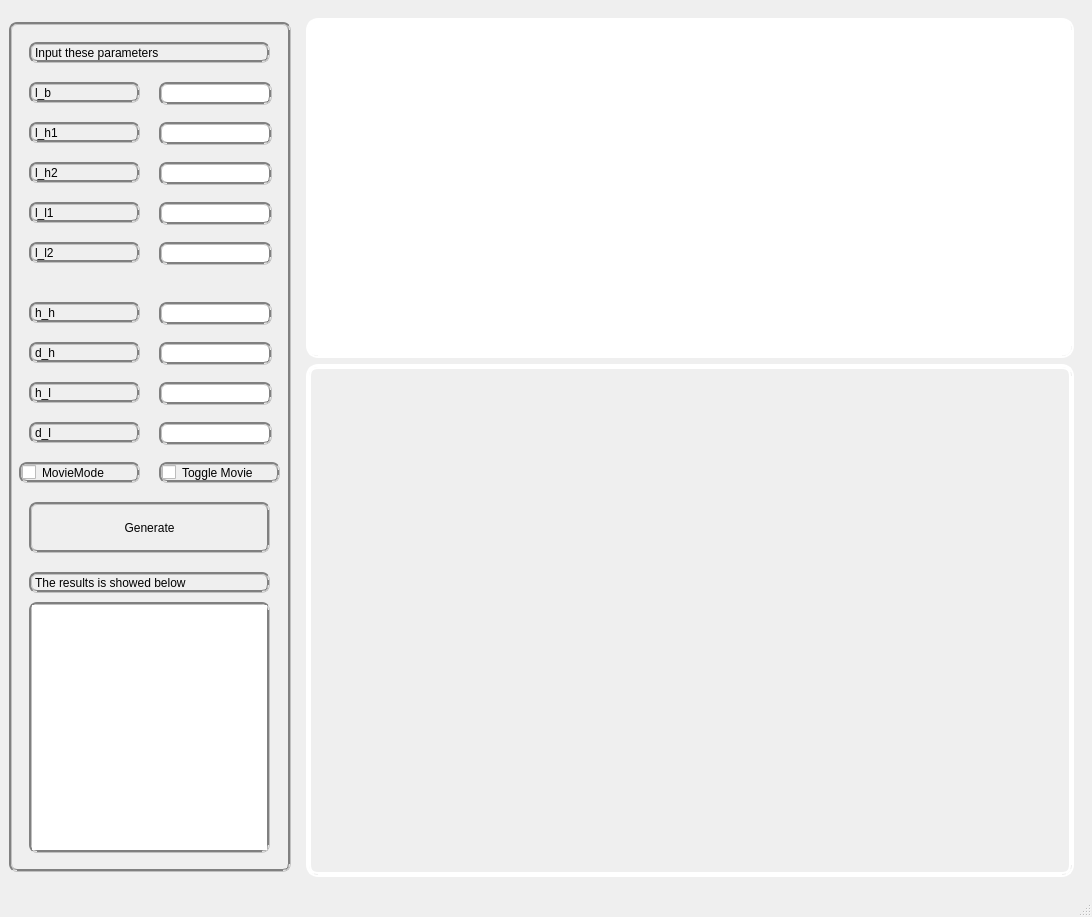
<?xml version="1.0" encoding="UTF-8"?>
<ui version="4.0">
 <class>MainWindow</class>
 <widget class="QMainWindow" name="MainWindow">
  <property name="geometry">
   <rect>
    <x>0</x>
    <y>0</y>
    <width>1092</width>
    <height>917</height>
   </rect>
  </property>
  <property name="sizePolicy">
   <sizepolicy hsizetype="Fixed" vsizetype="Fixed">
    <horstretch>0</horstretch>
    <verstretch>0</verstretch>
   </sizepolicy>
  </property>
  <property name="minimumSize">
   <size>
    <width>1092</width>
    <height>917</height>
   </size>
  </property>
  <property name="maximumSize">
   <size>
    <width>1092</width>
    <height>917</height>
   </size>
  </property>
  <property name="windowTitle">
   <string>MainWindow</string>
  </property>
  <widget class="QWidget" name="centralwidget">
   <layout class="QHBoxLayout" name="horizontalLayout">
    <item>
     <widget class="QWidget" name="widget" native="true">
      <property name="sizePolicy">
       <sizepolicy hsizetype="Fixed" vsizetype="Fixed">
        <horstretch>0</horstretch>
        <verstretch>0</verstretch>
       </sizepolicy>
      </property>
      <property name="minimumSize">
       <size>
        <width>282</width>
        <height>850</height>
       </size>
      </property>
      <property name="maximumSize">
       <size>
        <width>300</width>
        <height>16777215</height>
       </size>
      </property>
      <property name="styleSheet">
       <string notr="true">border:3px groove gray;border-radius:8px;</string>
      </property>
      <widget class="QLineEdit" name="lineEdit_1">
       <property name="geometry">
        <rect>
         <x>150</x>
         <y>60</y>
         <width>113</width>
         <height>23</height>
        </rect>
       </property>
      </widget>
      <widget class="QLineEdit" name="lineEdit_2">
       <property name="geometry">
        <rect>
         <x>150</x>
         <y>100</y>
         <width>113</width>
         <height>23</height>
        </rect>
       </property>
      </widget>
      <widget class="QLineEdit" name="lineEdit_3">
       <property name="geometry">
        <rect>
         <x>150</x>
         <y>140</y>
         <width>113</width>
         <height>23</height>
        </rect>
       </property>
      </widget>
      <widget class="QPushButton" name="pushButton">
       <property name="geometry">
        <rect>
         <x>20</x>
         <y>480</y>
         <width>241</width>
         <height>51</height>
        </rect>
       </property>
       <property name="styleSheet">
        <string notr="true"/>
       </property>
       <property name="text">
        <string>Generate</string>
       </property>
      </widget>
      <widget class="QLineEdit" name="lineEdit_4">
       <property name="geometry">
        <rect>
         <x>150</x>
         <y>180</y>
         <width>113</width>
         <height>23</height>
        </rect>
       </property>
      </widget>
      <widget class="QLabel" name="label">
       <property name="geometry">
        <rect>
         <x>20</x>
         <y>60</y>
         <width>111</width>
         <height>21</height>
        </rect>
       </property>
       <property name="text">
        <string>l_b</string>
       </property>
      </widget>
      <widget class="QLabel" name="label_2">
       <property name="geometry">
        <rect>
         <x>20</x>
         <y>100</y>
         <width>111</width>
         <height>21</height>
        </rect>
       </property>
       <property name="text">
        <string>l_h1</string>
       </property>
      </widget>
      <widget class="QLabel" name="label_3">
       <property name="geometry">
        <rect>
         <x>20</x>
         <y>140</y>
         <width>111</width>
         <height>21</height>
        </rect>
       </property>
       <property name="text">
        <string>l_h2</string>
       </property>
      </widget>
      <widget class="QLabel" name="label_4">
       <property name="geometry">
        <rect>
         <x>20</x>
         <y>180</y>
         <width>111</width>
         <height>21</height>
        </rect>
       </property>
       <property name="text">
        <string>l_l1</string>
       </property>
      </widget>
      <widget class="QLineEdit" name="lineEdit_5">
       <property name="geometry">
        <rect>
         <x>150</x>
         <y>220</y>
         <width>113</width>
         <height>23</height>
        </rect>
       </property>
      </widget>
      <widget class="QLabel" name="label_5">
       <property name="geometry">
        <rect>
         <x>20</x>
         <y>220</y>
         <width>111</width>
         <height>21</height>
        </rect>
       </property>
       <property name="text">
        <string>l_l2</string>
       </property>
      </widget>
      <widget class="QLineEdit" name="lineEdit_11">
       <property name="geometry">
        <rect>
         <x>150</x>
         <y>280</y>
         <width>113</width>
         <height>23</height>
        </rect>
       </property>
      </widget>
      <widget class="QLineEdit" name="lineEdit_12">
       <property name="geometry">
        <rect>
         <x>150</x>
         <y>320</y>
         <width>113</width>
         <height>23</height>
        </rect>
       </property>
      </widget>
      <widget class="QLineEdit" name="lineEdit_13">
       <property name="geometry">
        <rect>
         <x>150</x>
         <y>360</y>
         <width>113</width>
         <height>23</height>
        </rect>
       </property>
      </widget>
      <widget class="QLabel" name="label_11">
       <property name="geometry">
        <rect>
         <x>20</x>
         <y>320</y>
         <width>111</width>
         <height>21</height>
        </rect>
       </property>
       <property name="text">
        <string>d_h</string>
       </property>
      </widget>
      <widget class="QLabel" name="label_12">
       <property name="geometry">
        <rect>
         <x>20</x>
         <y>280</y>
         <width>111</width>
         <height>21</height>
        </rect>
       </property>
       <property name="text">
        <string>h_h</string>
       </property>
      </widget>
      <widget class="QLineEdit" name="lineEdit_14">
       <property name="geometry">
        <rect>
         <x>150</x>
         <y>400</y>
         <width>113</width>
         <height>23</height>
        </rect>
       </property>
      </widget>
      <widget class="QLabel" name="label_13">
       <property name="geometry">
        <rect>
         <x>20</x>
         <y>400</y>
         <width>111</width>
         <height>21</height>
        </rect>
       </property>
       <property name="text">
        <string>d_l</string>
       </property>
      </widget>
      <widget class="QLabel" name="label_14">
       <property name="geometry">
        <rect>
         <x>20</x>
         <y>360</y>
         <width>111</width>
         <height>21</height>
        </rect>
       </property>
       <property name="text">
        <string>h_l</string>
       </property>
      </widget>
      <widget class="QTextBrowser" name="textBrowser">
       <property name="geometry">
        <rect>
         <x>20</x>
         <y>580</y>
         <width>241</width>
         <height>251</height>
        </rect>
       </property>
      </widget>
      <widget class="QLabel" name="label_15">
       <property name="geometry">
        <rect>
         <x>20</x>
         <y>20</y>
         <width>241</width>
         <height>21</height>
        </rect>
       </property>
       <property name="text">
        <string>Input these parameters</string>
       </property>
      </widget>
      <widget class="QLabel" name="label_16">
       <property name="geometry">
        <rect>
         <x>20</x>
         <y>550</y>
         <width>241</width>
         <height>21</height>
        </rect>
       </property>
       <property name="text">
        <string>The results is showed below</string>
       </property>
      </widget>
      <widget class="QCheckBox" name="checkBox">
       <property name="geometry">
        <rect>
         <x>10</x>
         <y>440</y>
         <width>121</width>
         <height>21</height>
        </rect>
       </property>
       <property name="text">
        <string>MovieMode</string>
       </property>
      </widget>
      <widget class="QCheckBox" name="checkBox_2">
       <property name="geometry">
        <rect>
         <x>150</x>
         <y>440</y>
         <width>121</width>
         <height>21</height>
        </rect>
       </property>
       <property name="text">
        <string>Toggle Movie</string>
       </property>
      </widget>
     </widget>
    </item>
    <item>
     <widget class="QWidget" name="widget_2" native="true">
      <layout class="QVBoxLayout" name="verticalLayout">
       <item>
        <widget class="PaintWidget" name="paintWidget" native="true">
         <property name="styleSheet">
          <string notr="true">border:5px groove white;
background-color: rgb(255, 255, 255);
border-radius:12px;</string>
         </property>
        </widget>
       </item>
       <item>
        <widget class="QWidget" name="widget_3" native="true">
         <property name="sizePolicy">
          <sizepolicy hsizetype="Expanding" vsizetype="Fixed">
           <horstretch>0</horstretch>
           <verstretch>0</verstretch>
          </sizepolicy>
         </property>
         <property name="minimumSize">
          <size>
           <width>750</width>
           <height>513</height>
          </size>
         </property>
         <property name="styleSheet">
          <string notr="true">border:5px groove white;
background-image: url(:/image/parameters_m.png);
border-radius:12px;</string>
         </property>
        </widget>
       </item>
      </layout>
     </widget>
    </item>
   </layout>
  </widget>
  <widget class="QMenuBar" name="menubar">
   <property name="geometry">
    <rect>
     <x>0</x>
     <y>0</y>
     <width>1092</width>
     <height>25</height>
    </rect>
   </property>
  </widget>
  <widget class="QStatusBar" name="statusbar"/>
 </widget>
 <customwidgets>
  <customwidget>
   <class>PaintWidget</class>
   <extends>QWidget</extends>
   <header location="global">mainwindow.h</header>
   <container>1</container>
  </customwidget>
 </customwidgets>
 <resources/>
 <connections/>
</ui>
